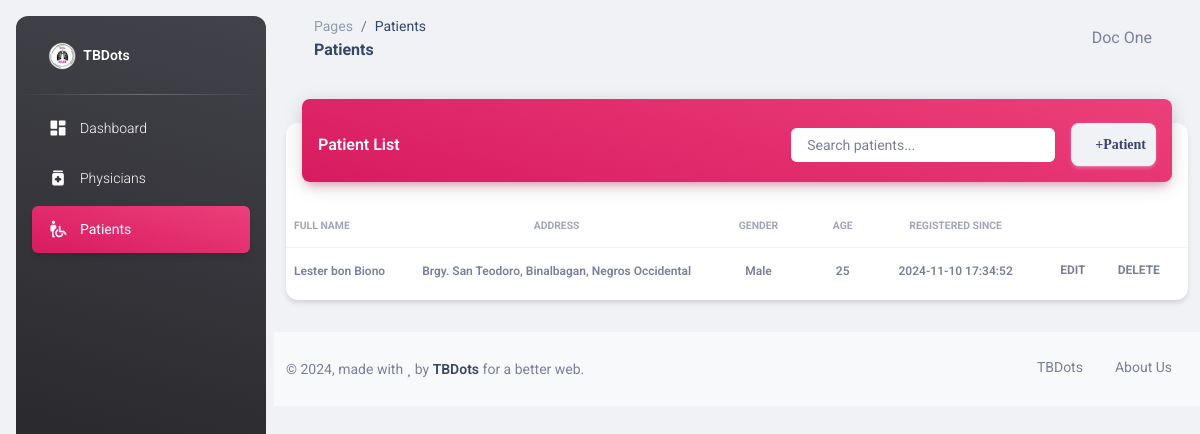
Page /patients.php (signed in) on the committed database.
### tables this page shows
CREATE TABLE IF NOT EXISTS `patients` (
  `id` int NOT NULL AUTO_INCREMENT,
  `fullname` text NOT NULL,
  `age` int NOT NULL DEFAULT '0',
  `gender` tinyint NOT NULL DEFAULT '0',
  `contact` varchar(50) DEFAULT NULL,
  `address` text,
  `physician_id` int DEFAULT NULL,
  `location_id` int DEFAULT NULL,
  `lab_results_id` int DEFAULT NULL,
  `updated_at` timestamp NOT NULL DEFAULT CURRENT_TIMESTAMP ON UPDATE CURRENT_TIMESTAMP,
  `created_at` timestamp NOT NULL DEFAULT CURRENT_TIMESTAMP,
  `height` int DEFAULT NULL,
  `dob` date DEFAULT NULL,
  `bcg_scar` enum('Yes','No','Doubtful') DEFAULT NULL,
  `occupation` varchar(100) DEFAULT NULL,
  `phil_health_no` varchar(50) DEFAULT NULL,
  `contact_person` varchar(100) DEFAULT NULL,
  `contact_person_no` varchar(50) DEFAULT NULL,
  PRIMARY KEY (`id`),
  KEY `FK_patients_location` (`location_id`),
  KEY `FK_patients_lab_results` (`lab_results_id`),
  KEY `FK_patients_users` (`physician_id`),
  KEY `idx_fullname` (`fullname`(50)),
  KEY `idx_contact` (`contact`),
  CONSTRAINT `FK_patients_lab_results` FOREIGN KEY (`lab_results_id`) REFERENCES `lab_results` (`id`),
  CONSTRAINT `FK_patients_location` FOREIGN KEY (`location_id`) REFERENCES `locations` (`id`),
  CONSTRAINT `FK_patients_users` FOREIGN KEY (`physician_id`) REFERENCES `users` (`id`)
);

### patients.php (the view, shortened to what this page needs)
<?php
require_once "connection/db.php";
include_once('head.php');
$userssql = "SELECT * FROM patients";
$users = $conn->query($userssql);
?>
<body class="g-sidenav-show  bg-gray-200">
  <?php
    include_once('sidebar.php');
  ?>
  <main class="main-content position-relative max-height-vh-100 h-100 border-radius-lg ">
    <?php
      include_once('navbar.php');
    ?>
    <div class="container-fluid py-4">
      <div class="row">
        <div class="col-12">
          <div class="card my-4">
            <div class="card-header p-0 position-relative mt-n4 mx-3 z-index-2">
              <div class="bg-gradient-primary shadow-primary border-radius-lg pt-4 pb-3">
                <div class="d-flex justify-content-between align-items-center px-3">
                  <h6 class="text-white text-capitalize mb-0">Patient List</h6>
                  <div class="d-flex align-items-center">
                    <div class="input-group input-group-outline bg-white rounded me-3">
                      <input type="text" id="searchPatient" class="form-control" placeholder="Search patients...">
                    </div>
                    <?php if(isset($_SESSION['module']) && in_array(10, $_SESSION['module'])): ?>
                      <button type="button" class="btn btn-light text-capitalize" data-bs-toggle="modal" data-bs-target="#addPatientModal">
                        <i class="fa fa-plus">Patient</i>
                      </button>
                    <?php endif; ?>
                  </div>
                </div>
              </div>
            </div>
            <div class="card-body px-0 pb-2">
              <div class="table-responsive p-0">
                <table class="table align-items-center mb-0" id="patientsTable">
                  <thead>
                    <tr>
                      <th class="text-uppercase text-secondary text-xxs font-weight-bolder opacity-7 ps-2">Full name</th>
                      <th class="text-center text-uppercase text-secondary text-xxs font-weight-bolder opacity-7">Address</th>
                      <th class="text-center text-uppercase text-secondary text-xxs font-weight-bolder opacity-7">Gender</th>
                      <th class="text-center text-uppercase text-secondary text-xxs font-weight-bolder opacity-7">Age</th>
                      <th class="text-center text-uppercase text-secondary text-xxs font-weight-bolder opacity-7">Registered Since</th>
                      <th class="text-secondary opacity-7"></th>
                    </tr>
                  </thead>
                  <tbody>
                    <?php
                        if ($users->num_rows > 0) {
                          while($row = $users->fetch_assoc()) {
                            echo "
                              <tr onclick='showLabResults(".$row["id"].", \"".htmlspecialchars($row["fullname"], ENT_QUOTES)."\")' style='cursor: pointer;'>
                                <td><span class='text-secondary text-xs font-weight-bold'>".$row["fullname"]."</span></td>
                                <td class='text-center'><span class='text-secondary text-xs font-weight-bold'>".$row["address"]."</span></td>
                                <td class='text-center'><span class='text-secondary text-xs font-weight-bold'>".($row["gender"] == 1 ? "Male" : "Female")."</span></td>
                                <td class='text-center'><span class='text-secondary text-xs font-weight-bold'>".$row["age"]."</span></td>
                                <td class='text-center'><span class='text-secondary text-xs font-weight-bold'>".$row["created_at"]."</span></td>
                                <td class='align-middle' onclick='event.stopPropagation()'>
                                  " . (in_array(11, $_SESSION['module']) ? "
                                    <button onclick='editPatient(".$row["id"].", ".json_encode($row).")' class='btn btn-link text-secondary mb-0'>
                                      <i class='fa fa-edit text-xs'></i> Edit
                                    </button>" : "") . "
                                  " . (in_array(12, $_SESSION['module']) ? "
                                    <form method='POST' style='display:inline;' onsubmit='return confirm(\"Are you sure you want to delete this patient?\");'>
                                      <input type='hidden' name='delete_id' value='".$row["id"]."'>
                                      <button type='submit' class='btn btn-link text-secondary mb-0'>
                                        <i class='fa fa-trash text-xs'></i> Delete
                                      </button>
                                    </form>" : "") . "
                                </td>
                              </tr>
                            ";
                          }
                        }
                    ?>
                  </tbody>
                </table>
              </div>
            </div>
          </div>
        </div>
      </div>
    </div>
    <?php
        include_once('footer.php');
      ?>
  </main>
</body>
</html>

### patients.php (style rules this page uses)
.form-control { border: 1px solid #ced4da !important; background-color: #fff !important; padding: 0.375rem 0.75rem !important; }
.card { margin-bottom: 0 !important; }
.btn-link { padding: 0.25rem 0.5rem; text-decoration: none; }
.container-fluid.py-4 { padding-bottom: 0 !important; }
.card-header .input-group-outline { border-radius: 0.375rem; overflow: hidden; }
.card-header .input-group-outline .form-control { border: none !important; padding: 0.5rem 1rem !important; background-color: white !important; color: #344767; }
#searchPatient::placeholder { color: #7b809a; opacity: 1; }
.card-header .input-group-outline { min-width: 250px; }
.card-header .btn-light { margin: 0; padding: 0.625rem 1.5rem; font-size: 0.875rem; font-weight: 700; }
.input-group-outline { border-radius: 0.375rem; overflow: hidden; }
.input-group-outline .form-control { border: none; padding: 0.5rem 1rem; }

### rows in the picture
patients: fullname "Lester bon Biono", address "Brgy. San Teodoro, Binalbagan, Negros Occidental", gender "Male", age "25", created_at "2024-11-10 17:34:52"

### other values in the picture
str_replace('_', ' ', str_replace('.php', '', $current_page)) "Patients"
$_SESSION['fullname'] "Doc One"
